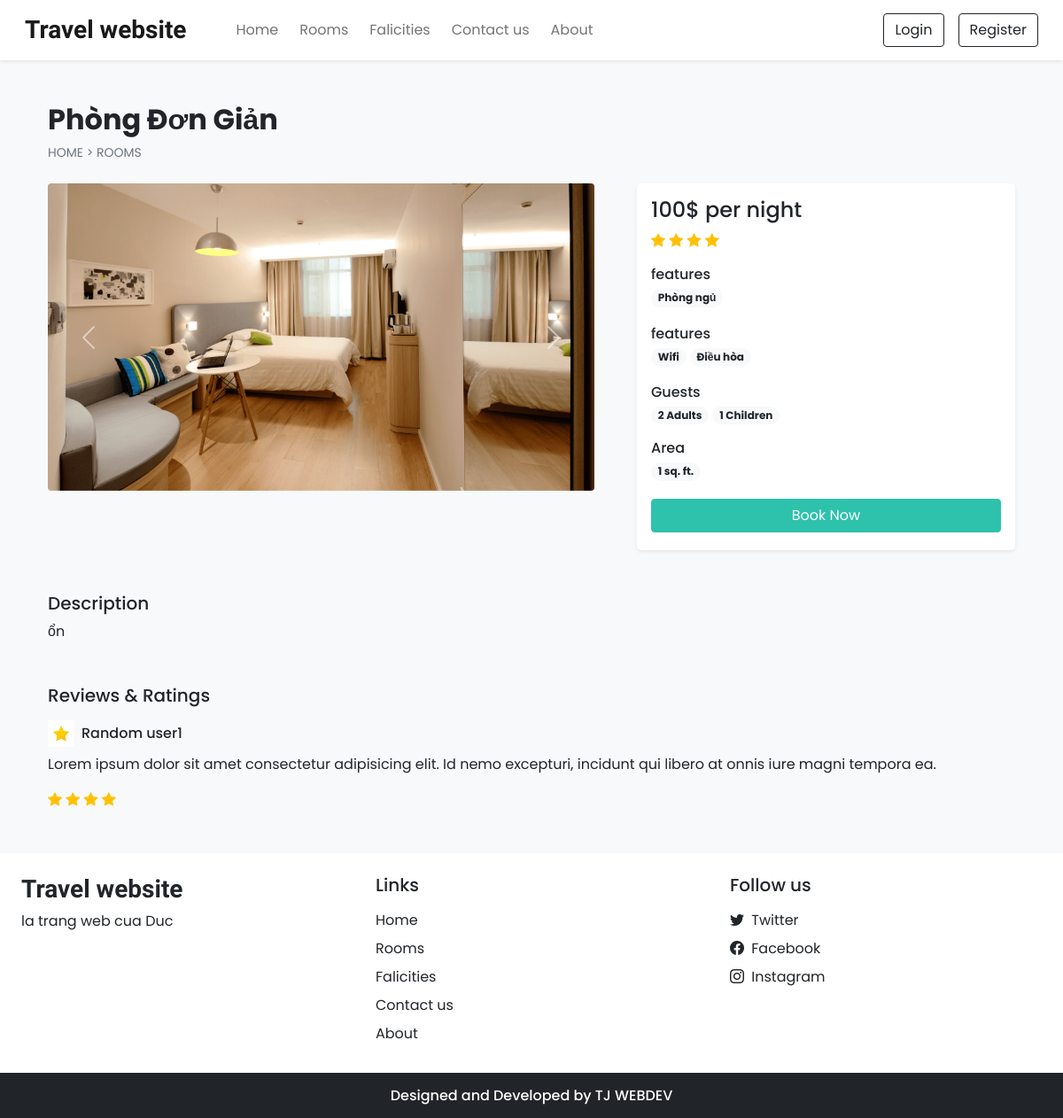
Page /room_details.php?id=3 on the committed database.
### tables this page shows
CREATE TABLE `settings` (
  `sr_no` int(11) NOT NULL,
  `site_title` varchar(50) NOT NULL,
  `site_about` varchar(250) NOT NULL,
  `shutdown` tinyint(1) NOT NULL
);

CREATE TABLE `rooms` (
  `id` int(11) NOT NULL,
  `name` varchar(150) NOT NULL,
  `area` int(11) NOT NULL,
  `price` int(11) NOT NULL,
  `quantity` int(11) NOT NULL,
  `adult` int(11) NOT NULL,
  `children` int(11) NOT NULL,
  `description` varchar(350) NOT NULL,
  `status` tinyint(4) NOT NULL DEFAULT 1,
  `removed` int(11) NOT NULL DEFAULT 0
);

CREATE TABLE `room_images` (
  `sr_no` int(11) NOT NULL,
  `room_id` int(11) NOT NULL,
  `image` varchar(150) NOT NULL,
  `thumb` tinyint(4) NOT NULL DEFAULT 0
);

CREATE TABLE `features` (
  `id` int(11) NOT NULL,
  `name` varchar(50) NOT NULL
);

CREATE TABLE `facilities` (
  `id` int(11) NOT NULL,
  `icon` varchar(100) NOT NULL,
  `name` varchar(50) NOT NULL,
  `description` varchar(250) NOT NULL
);

### admin/inc/db_config.php (called while the page is built, shortened)
<?php
  function select($sql,$values,$datatypes)
  {
    $con = $GLOBALS['con'];
    if($stmt = mysqli_prepare($con,$sql))
    {
       mysqli_stmt_bind_param($stmt,$datatypes,...$values);
       if(mysqli_stmt_execute($stmt)){
         $res = mysqli_stmt_get_result($stmt);
         return $res;
       }
       else{
        mysqli_stmt_close($stmt);
        die("Query cannot be executed - Select");
       }
    }
    else{
      die("Query cannot be prepared - Select");
    }
  }
?>

### room_details.php (the view, shortened to what this page needs)
<!DOCTYPE html>
<html lang="en">
<head>
  <?php require('inc/links.php'); ?>
</head>
<body class="bg-light">
 <?php require('inc/header.php'); ?>
 <?php
    $data = filteration($_GET);
    $room_res = select("SELECT * FROM rooms WHERE id=? AND status=? AND removed=?",[$data['id'],1,0],'iii');
    $room_data = mysqli_fetch_assoc($room_res);
  ?>
 <div class="container">
  <div class="row">
    <div class="col-12 my-5 mb-4 px-4">
      <h2 class="fw-bold"><?php echo $room_data['name'] ?></h2>
      <div style="font-size: 14px;">
        <a href="index.php" class="text-secondary text-decoration-none">HOME</a>
        <span class="text-secondary"> > </span>
        <a href="rooms.php" class="text-secondary text-decoration-none">ROOMS</a>
      </div>
    </div>
    <div class="col-lg-7 col-md-12 px-4">
      <div id="roomCarousel" class="carousel slide" data-bs-ride="carousel">
        <div class="carousel-inner">
          <?php
            $room_img = ROOMS_IMG_PATH."thumbnail.jpg";
            $img_q = mysqli_query($con,"SELECT * FROM room_images
              WHERE room_id='$room_data[id]'");
            if(mysqli_num_rows($img_q)>0)
            {
              $active_class = 'active';
              while($img_res = mysqli_fetch_assoc($img_q))
              {
                echo"
                  <div class='carousel-item $active_class'>
                    <img src='".ROOMS_IMG_PATH.$img_res['image']."' class='d-block w-100 rounded'>
                  </div>
                ";
                $active_class='';
              }
            }
            else{
              echo"<div class='carousel-item active'>
                <img src='$room_img' class='d-block w-100'>
              </div>";
            }
          ?>
        </div>
        <button class="carousel-control-prev" type="button" data-bs-target="#roomCarousel" data-bs-slide="prev">
          <span class="carousel-control-prev-icon" aria-hidden="true"></span>
        </button>
        <button class="carousel-control-next" type="button" data-bs-target="#roomCarousel" data-bs-slide="next">
          <span class="carousel-control-next-icon" aria-hidden="true"></span>
        </button>
      </div>
    </div>
    <div class="col-lg-5 col-md-12 px-4">
      <div class="card mb-4 border-0 shadow-sm rounded-3">
        <div class="card-body">
          <?php
            echo<<<price
              <h4>$room_data[price]$ per night</h4>
            price;
            echo<<<rating
              <div class="mb-3">
                <i class="bi bi-star-fill text-warning"></i>
                <i class="bi bi-star-fill text-warning"></i>
                <i class="bi bi-star-fill text-warning"></i>
                <i class="bi bi-star-fill text-warning"></i>
              </div>
            rating;
            $fea_q = mysqli_query($con,"SELECT f.name FROM features f
              INNER JOIN room_features rfea ON f.id = rfea.features_id
              WHERE rfea.room_id = '$room_data[id]'");
            $features_data = "";
            while($fea_row = mysqli_fetch_assoc($fea_q)){
              $features_data .="<span class='badge rounded-pill bg-light text-dark text-wrap me-1 mb-1'>
                $fea_row[name]
              </span>";
            }
            echo<<<features
              <div class="mb-3">
                <h6 class="mb-1">features</h6>
                $features_data
              </div>
            features;
            $fac_q = mysqli_query($con,"SELECT f.name FROM facilities f
              INNER JOIN room_facilities rfac ON f.id = rfac.facilities_id
              WHERE rfac.room_id = '$room_data[id]'");
            $facilities_data = "";
            while($fac_row = mysqli_fetch_assoc($fac_q)){
              $facilities_data .="<span class='badge rounded-pill bg-light text-dark text-wrap me-1 mb-1'>
                $fac_row[name]
              </span>";
            }
            echo<<<facilities
              <div class="mb-3">
                <h6 class="mb-1">features</h6>
                $facilities_data
              </div>
            facilities;
            echo<<<guests
              <div class="mb-3">
                <h6 class="mb-1">Guests</h6>
                <span class="badge rounded-pill bg-light text-dark text-wrap">
                  $room_data[adult] Adults
                  </span>
                  <span class="badge rounded-pill bg-light text-dark text-wrap">
                  $room_data[children] Children
                </span>
              </div>
            guests;
            echo<<<area
              <div class="mb-3">
                <h6 class="mb-1">Area</h6>
                <span class='badge rounded-pill bg-light text-dark text-wrap me-1 mb-1'>
                  $room_data[area] sq. ft.
                </span>
              </div>
            area;
            if(!$settings_r['shutdown']){
              $login=0;
              echo<<<book
                <button onclick='checkLoginToBook($login,$room_data[id])' class="btn w-100 text-white custom-bg shadow-none mb-1">Book Now</button>
              book;
            }
          ?>
        </div>
      </div>
    </div>
    <div class="col-12 mt-4 px-4">
      <div class="mb-5">
        <h5>Description</h5>
        <p>
          <?php echo $room_data['description'] ?>
        </p>
      </div>
      <div>
        <h5 class="mb-3">Reviews & Ratings</h5>
        <div>
          <div class="d-flex align-items-center mb-2">
            <img src="images/facilities/star.png" width="30px">
            <h6 class="m-0 ms-2">Random user1</h6>
          </div>
          <p>
            Lorem ipsum dolor sit amet consectetur adipisicing elit.
            Id nemo excepturi, incidunt qui libero at onnis iure
            magni tempora ea.
          </p>
          <div class="rating">
            <i class="bi bi-star-fill text-warning"></i>
            <i class="bi bi-star-fill text-warning"></i>
            <i class="bi bi-star-fill text-warning"></i>
            <i class="bi bi-star-fill text-warning"></i>
          </div>
        </div>
      </div>
    </div>
  </div>
 </div>
 <?php require('inc/footer.php'); ?>
</html>

### inc/header.php (shortened to what this page needs)
<nav id="nav-bar" class="navbar navbar-expand-lg navbar-light bg-white px-lg-3 py-lg-2 shadow-sm sticky-top">
  <div class="container-fluid">
    <a class="navbar-brand me-5 fw-bold fs-3 h-font" href="index.php"><?php echo $settings_r['site_title'] ?></a>
    <div class="collapse navbar-collapse" id="navbarSupportedContent">
      <ul class="navbar-nav me-auto mb-2 mb-lg-0">
        <li class="nav-item">
          <a class="nav-link me-2" href="index.php">Home</a>
        </li>
        <li class="nav-item">
          <a class="nav-link me-2" href="rooms.php">Rooms</a>
        </li>
        <li class="nav-item">
          <a class="nav-link me-2" href="facilities.php">Falicities</a>
        </li>
        <li class="nav-item">
          <a class="nav-link me-2" href="contact.php">Contact us</a>
        </li>
        <li class="nav-item">
          <a class="nav-link me-2" href="about.php">About</a>
        </li>
      </ul>
      <div class="d-flex">
        <?php
          if(isset($_SESSION['login']) && $_SESSION['login']==true)
          {
            $path = USERS_IMG_PATH;
            echo<<<data
            <div class="btn-group">
              <button type="button" class="btn btn-outline-dark shadow-none dropdown-toggle" data-bs-toggle="dropdown" data-bs-display="static" aria-expanded="false">
                <img src="$path$_SESSION[uPic]" style="width: 25px; height: 25px;" class="me-1">
                $_SESSION[uName]
              </button>
              <ul class="dropdown-menu dropdown-menu-lg-end">
                <li><a class="dropdown-item" href="profile.php">Profile</a></li>
                <li><a class="dropdown-item" href="bookings.php">Bookings</a></li>
                <li><a class="dropdown-item" href="logout.php">Logout</a></li>
              </ul>
            </div>
            data;
          }
          else
          {
            echo<<<data
            <button type="button" class="btn btn-outline-dark shadow-none me-lg-3 me-2" data-bs-toggle="modal" data-bs-target="#loginModal">
              Login
            </button>
            <button type="button" class="btn btn-outline-dark shadow-none" data-bs-toggle="modal" data-bs-target="#registerModal">
              Register
            </button>
            data;
          }
        ?>
      </div>
    </div>
  </div>
</nav>

### inc/footer.php (shortened to what this page needs)
<div class="container-fluid bg-white mt-5">
  <div class="row">
    <div class="col-lg-4 p-4">
      <h3 class="h-font fw-bold fs-3 mb-2"><?php echo $settings_r['site_title'] ?></h3>
      <p>
        <?php echo $settings_r['site_about'] ?>
      </p>
    </div>
    <div class="col-lg-4 p-4">
      <h5 class="mb-3">Links</h5>
      <a href="index.php" class="d-inline-block mb-2 text-dark text-decoration-none">Home</a> <br>
      <a href="rooms.php" class="d-inline-block mb-2 text-dark text-decoration-none">Rooms</a> <br>
      <a href="facilities.php" class="d-inline-block mb-2 text-dark text-decoration-none">Falicities</a> <br>
      <a href="contact.php" class="d-inline-block mb-2 text-dark text-decoration-none">Contact us</a> <br>
      <a href="about.php" class="d-inline-block mb-2 text-dark text-decoration-none">About</a>
    </div>
    <div class="col-lg-4 p-4">
      <h5 class="mb-3">Follow us</h5>
      <?php
        if($contact_r['tw']!=''){
          echo<<<data
            <a href="$contact_r[tw]" class="d-inline-block text-dark text-decoration-none mb-2">
              <i class="bi bi-twitter me-1"></i> Twitter
            </a> <br>
          data;
        }
      ?>
      <a href="<?php echo $contact_r['fb'] ?>" class="d-inline-block text-dark text-decoration-none mb-2">
        <i class="bi bi-facebook me-1"></i> Facebook
      </a> <br>
      <a href="<?php echo $contact_r['insta'] ?>" class="d-inline-block text-dark text-decoration-none">
        <i class="bi bi-instagram me-1"></i> Instagram
      </a>
    </div>
  </div>
</div>
<h6 class="text-center bg-dark text-white p-3 m-0">Designed and Developed by TJ WEBDEV</h6>

### css/common.css (style rules this page uses)
:root { --teal: #2ec1ac; --teal_hover: #279e8c; }
* { font-family: 'Poppins', sans-serif; }
.h-font { font-family: 'Merienda', cursive; }
.custom-bg { background-color: var(--teal); border: 1px solid var(--teal); }

### rows in the picture
settings: site_title "Travel website", site_about "la trang web cua Duc"
rooms: name "Phòng Đơn Giản", price "100", adult "2", children "1", area "1", description "ổn"
room_images: image (picture)
features: name "Phòng ngủ"
facilities: name "Wifi"
facilities: name "Điều hòa"
